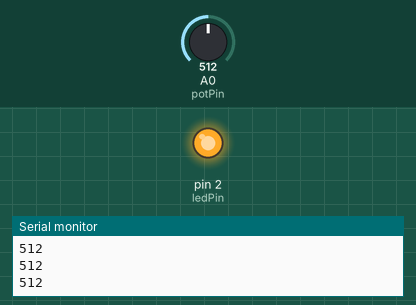
Simulated run of this sketch. Board: Arduino Uno, built with avr-gcc and run on an emulated ATmega328P. On the bench: output pins drawn as LEDs (lit = HIGH), the last lines printed to the serial monitor. Inputs (shaded band) come from the test bench; at power-on: A0 (potPin) = 512.

Above: at 1.2 s.
1.3 s: A0 (potPin) set to 415
2.8 s: A0 (potPin) set to 383
At 3.6 s:
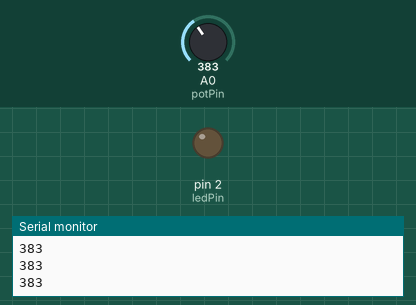
4.3 s: A0 (potPin) set to 410
At 5.5 s:
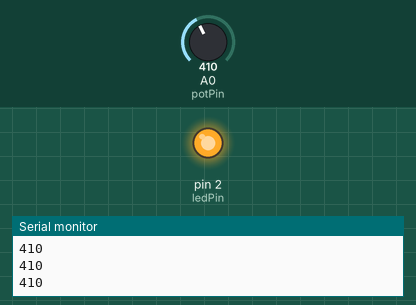
5.8 s: A0 (potPin) set to 390
At 6.9 s:
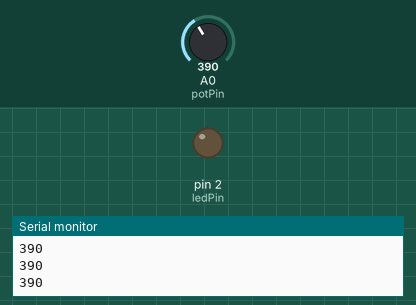
Timing chart, 0 to 8.3 s (numbered marks = the images above; inputs shaded):
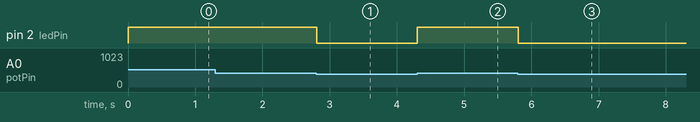

Measured:
- the behaviour switches between 401 and 400 on A0 (potPin) (found by bisection; images 0 and 1)
- after the input at 2.8 s, pin 2 (ledPin): HIGH → LOW at once
- after the input at 4.3 s, pin 2 (ledPin): LOW → HIGH at once
- after the input at 5.8 s, pin 2 (ledPin): HIGH → LOW at once

The sketch:

Potentiometer.INO
```cpp
const int potPin = A0;
const int ledPin = 2;

// the setup routine runs once when you press reset:
void setup() {
  // initialize serial communication at 9600 bits per second:
  Serial.begin(9600);
  pinMode(ledPin, OUTPUT);
}

// the loop routine runs over and over again forever:
void loop() {
  // read the input on analog pin 0:
  int knobValue = analogRead(potPin);
  Serial.println(knobValue);
  if(knobValue > 400){
    digitalWrite(ledPin, HIGH);
  }
  else {
    digitalWrite(ledPin, LOW);
  }
   // print out the value you read:
delay(10);
}
```
